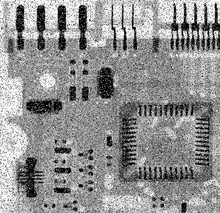
%> input picture Proj03-03/imagens/Fig0335(a)(ckt_board_saltpep_prob_pt05).tif, 220 x 213 px, shrunk from 455 x 440 before the run
$ octave Proj03_03.m   (GNU Octave 9; MATLAB toolbox functions it lacks are replaced by stand-ins)
%> lines starting %> are read from the running program, lines starting %| are printed output that depends on the picture
%> further down, T is the input picture: size 213x220 uint8; min 0, max 255, mean 144.3
### Proj03-03/myfilter.m
% executa a filtragem espacial de uma imagem.
% I     =  Imagem de entrada
% NBITS =  Quantidade de bits da imagem

function [Ifilt] = myfilter(I,w)

% Extraindo o n鷐ero de linhas(N) e colunas(M) da imagem original
[M, N] = size(I);
%> M = 213; N = 220

% tamanho da mascara
[Tm,Tn] = size(w);

% Criando uma imagem para processamento com duas linhas e duas colunas a
% mais
Ip = zeros(M+2,N+2);

% copia a imagem menor para dentro da imagem ampliada
for i=1:M
    for j = 1:N
        Ip(i+1,j+1) = I(i,j);
    end
end
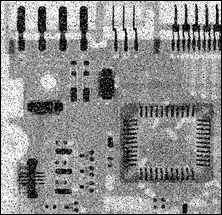
%> Ip: size 215x222 double; min 0, max 255, mean 141.7

% Duplica as ultimas linhas e as ultimas colunas
Ip(1,1:(N+2))=Ip(2,1:(N+2));
Ip((M+2),1:(N+2))=Ip((M+1),1:(N+2));
Ip(1:(M+2),1) = Ip(1:(M+2),2);
Ip(1:(M+2),(N+2)) = Ip(1:(M+2),(N+1));
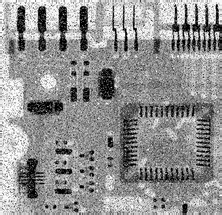
%> Ip: size 215x222 double; min 0, max 255, mean 145

Ifilt = zeros(M,N);

% Faz o a varredura da imagem aplicando o filtro
for i=1:M
    for j = 1:N
        for k=1:Tm
            for l=1:Tm
                Ifilt(i,j) = Ifilt(i,j) + w(k,l)*Ip(i+(k-1),j+(l-1));
            end
        end
        Ifilt(i,j) = round(Ifilt(i,j));
    end
end
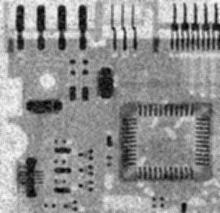
%> Ifilt: size 213x220 double; min 1, max 250, mean 144.3


%figure; plot(Hist); title('Histograma');

### Proj03-03/Proj03_03.m
% Realiza a fintragem espacial de uma imagem.
% I     =  Imagem de entrada

clc;
clear all;
close all;

% Caminho do arquivo que dever· ser modificado
path  = '/Users/wlisboa/Documents/Documentos VBox /Mestrado/PDI/Trabalhos/Proj03-03/imagens/';
name1 = 'Fig0335(a)(ckt_board_saltpep_prob_pt05).tif'; % figura de entrada
name2 = 'Fig0335(a)(saida).tif';                       % figura de saÌda

T = imread(strcat(path,name1));       % Imagem de entrada
imshow(T);

w = ones(3,3);
w = 1/9*w;
w

Test = myfilter(T,w);
figure; imshow(Test,[]);
